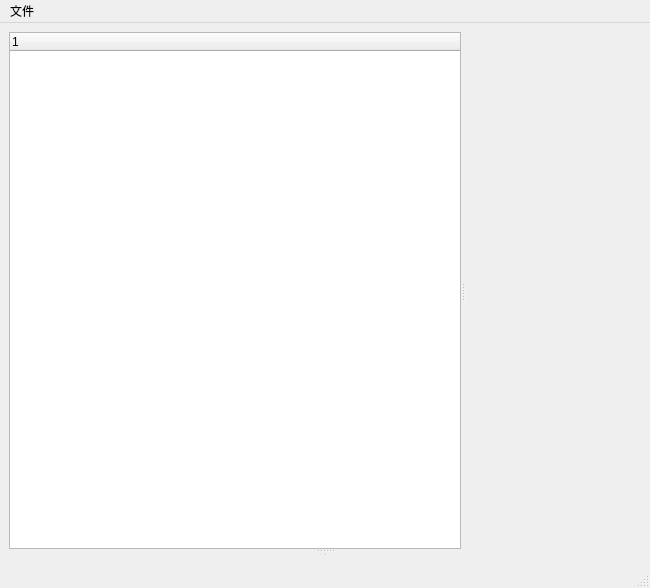
<?xml version="1.0" encoding="UTF-8"?>
<ui version="4.0">
 <class>MainWindow</class>
 <widget class="QMainWindow" name="MainWindow">
  <property name="geometry">
   <rect>
    <x>0</x>
    <y>0</y>
    <width>650</width>
    <height>588</height>
   </rect>
  </property>
  <property name="windowTitle">
   <string>MainWindow</string>
  </property>
  <widget class="QWidget" name="centralwidget">
   <layout class="QHBoxLayout" name="horizontalLayout">
    <item>
     <widget class="QSplitter" name="splitter_3">
      <property name="orientation">
       <enum>Qt::Vertical</enum>
      </property>
      <widget class="QSplitter" name="splitter_2">
       <property name="orientation">
        <enum>Qt::Horizontal</enum>
       </property>
       <widget class="QTreeWidget" name="treeWidget">
        <column>
         <property name="text">
          <string notr="true">1</string>
         </property>
        </column>
       </widget>
       <widget class="QsciScintilla" name="textEdit">
        <property name="toolTip">
         <string/>
        </property>
        <property name="whatsThis">
         <string/>
        </property>
       </widget>
      </widget>
      <widget class="QSplitter" name="splitter">
       <property name="orientation">
        <enum>Qt::Horizontal</enum>
       </property>
       <widget class="QsciScintilla" name="textEdit_2">
        <property name="toolTip">
         <string/>
        </property>
        <property name="whatsThis">
         <string/>
        </property>
       </widget>
       <widget class="QsciScintilla" name="textEdit_3">
        <property name="toolTip">
         <string/>
        </property>
        <property name="whatsThis">
         <string/>
        </property>
       </widget>
      </widget>
     </widget>
    </item>
   </layout>
  </widget>
  <widget class="QMenuBar" name="menubar">
   <property name="geometry">
    <rect>
     <x>0</x>
     <y>0</y>
     <width>650</width>
     <height>23</height>
    </rect>
   </property>
   <widget class="QMenu" name="menu">
    <property name="title">
     <string>文件</string>
    </property>
    <addaction name="action"/>
    <addaction name="action_2"/>
    <addaction name="action_3"/>
   </widget>
   <addaction name="menu"/>
  </widget>
  <widget class="QStatusBar" name="statusbar"/>
  <action name="action">
   <property name="text">
    <string>打开</string>
   </property>
  </action>
  <action name="action_2">
   <property name="text">
    <string>保存</string>
   </property>
  </action>
  <action name="action_3">
   <property name="text">
    <string>退出</string>
   </property>
  </action>
 </widget>
 <customwidgets>
  <customwidget>
   <class>QsciScintilla</class>
   <extends>QFrame</extends>
   <header>Qsci/qsciscintilla.h</header>
  </customwidget>
 </customwidgets>
 <resources/>
 <connections/>
</ui>
